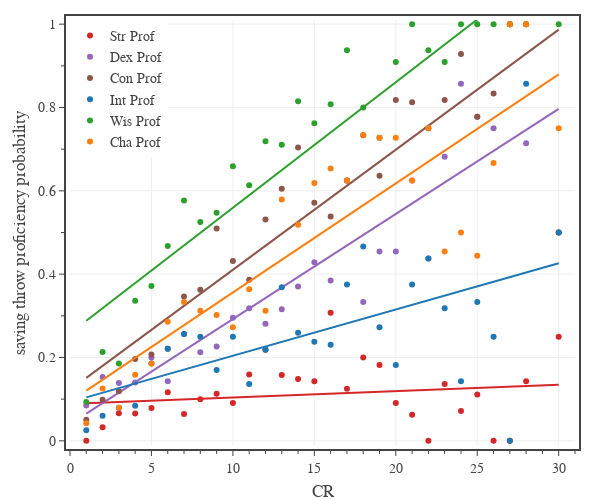

The code cell stored with this chart in its notebook:
### Code cell
# Saving throw proficiency
columns = ['Str Prof','Dex Prof','Con Prof','Int Prof','Wis Prof','Cha Prof']
colors = ['#d62728','#9467bd','#8c564b','#1f77b4','#2ca02c','#ff7f0e']

df1 = df0[df0['Category'].isin(['generic','legendary','unique']) & df0['CR'].between(1, 30)]

# create figure
fig = go.Figure(
    layout=go.Layout(
        template=tfb.FIG_TEMPLATE,
        margin=dict(l=70, r=25, b=55, t=20, pad=4),
        xaxis=dict(
            title_text='CR',
            range=[0,31],
            tick0=0, dtick=5,
            minor=dict(tick0=0, dtick=1),
        ),
        yaxis=dict(
            title_text='saving throw proficiency probability',
            range=[-0.01,1.01],
            tick0=0, dtick=0.2,
            minor=dict(tick0=0, dtick=0.1),
        ),
        legend=dict(
            xanchor='left', yanchor='top',
            x=0.00, y=1.00,
            orientation='v',
            tracegroupgap=0,
        )
    )
)

for column, color in zip(columns, colors):
    plot_mean_fit(fig, df1, 'CR', column, column, color)

# show figure
fig.update_layout(width=600, height=500)
fig.show(config=tfb.FIG_CONFIG)

# save figures
if SAVEFIGS:
    fig.update_layout(autosize=True, width=None, height=None)
    tfb.save_fig_html(fig, format='large', name='fig-saving-throw-proficiency-vs-cr-large')
    tfb.save_fig_html(fig, format='small', name='fig-saving-throw-proficiency-vs-cr-small')

### Figure 1 — Plotly figure (JSON) as saved in the notebook; plotly's stock layout.template omitted (floating-point values rounded to 4 significant figures)
{"data": [{"hovertemplate": "<b>Str Prof</b><br>CR %{x:,.0f}<br>Mean %{y:,.1f}<br><extra></extra>", "legendgroup": "Str Prof", "line": {"color": "#d62728"}, "mode": "markers", "name": "Str Prof", "type": "scatter", "x": [1, 2, 3, 4, 5, 6, 7, 8, 9, 10, 11, 12, 13, 14, 15, 16, 17, 18, 19, 20, 21, 22, 23, 24, 25, 26, 27, 28, 30], "y": [0, 0.03279, 0.06623, 0.06542, 0.07857, 0.1169, 0.0641, 0.1, 0.1132, 0.09091, 0.1591, 0.2188, 0.1579, 0.1481, 0.1429, 0.3077, 0.125, 0.2, 0.1818, 0.09091, 0.0625, 0, 0.1364, 0.07143, 0.1111, 0, 0, 0.1429, 0.25]}, {"hoverinfo": "skip", "legendgroup": "Str Prof", "line": {"color": "#d62728"}, "mode": "lines", "name": "Str Prof", "showlegend": false, "type": "scatter", "x": [1, 2, 3, 4, 5, 6, 7, 8, 9, 10, 11, 12, 13, 14, 15, 16, 17, 18, 19, 20, 21, 22, 23, 24, 25, 26, 27, 28, 30], "y": [0.0899, 0.09144, 0.09299, 0.09453, 0.09607, 0.09761, 0.09915, 0.1007, 0.1022, 0.1038, 0.1053, 0.1069, 0.1084, 0.1099, 0.1115, 0.113, 0.1146, 0.1161, 0.1176, 0.1192, 0.1207, 0.1223, 0.1238, 0.1254, 0.1269, 0.1284, 0.13, 0.1315, 0.1346]}, {"hovertemplate": "<b>Dex Prof</b><br>CR %{x:,.0f}<br>Mean %{y:,.1f}<br><extra></extra>", "legendgroup": "Dex Prof", "line": {"color": "#9467bd"}, "mode": "markers", "name": "Dex Prof", "type": "scatter", "x": [1, 2, 3, 4, 5, 6, 7, 8, 9, 10, 11, 12, 13, 14, 15, 16, 17, 18, 19, 20, 21, 22, 23, 24, 25, 26, 27, 28, 30], "y": [0.08475, 0.153, 0.1391, 0.1402, 0.2, 0.1429, 0.2564, 0.2125, 0.2264, 0.2955, 0.3182, 0.2812, 0.3158, 0.3704, 0.4286, 0.3846, 0.625, 0.3333, 0.4545, 0.4545, 0.625, 0.4375, 0.6818, 0.8571, 0.7778, 0.75, 1, 0.7143, 0.5]}, {"hoverinfo": "skip", "legendgroup": "Dex Prof", "line": {"color": "#9467bd"}, "mode": "lines", "name": "Dex Prof", "showlegend": false, "type": "scatter", "x": [1, 2, 3, 4, 5, 6, 7, 8, 9, 10, 11, 12, 13, 14, 15, 16, 17, 18, 19, 20, 21, 22, 23, 24, 25, 26, 27, 28, 30], "y": [0.06531, 0.09054, 0.1158, 0.141, 0.1662, 0.1914, 0.2167, 0.2419, 0.2671, 0.2923, 0.3176, 0.3428, 0.368, 0.3932, 0.4185, 0.4437, 0.4689, 0.4941, 0.5194, 0.5446, 0.5698, 0.595, 0.6202, 0.6455, 0.6707, 0.6959, 0.7211, 0.7464, 0.7968]}, {"hovertemplate": "<b>Con Prof</b><br>CR %{x:,.0f}<br>Mean %{y:,.1f}<br><extra></extra>", "legendgroup": "Con Prof", "line": {"color": "#8c564b"}, "mode": "markers", "name": "Con Prof", "type": "scatter", "x": [1, 2, 3, 4, 5, 6, 7, 8, 9, 10, 11, 12, 13, 14, 15, 16, 17, 18, 19, 20, 21, 22, 23, 24, 25, 26, 27, 28, 30], "y": [0.05085, 0.09836, 0.1192, 0.1963, 0.2071, 0.2208, 0.3462, 0.3625, 0.5094, 0.4318, 0.3864, 0.5312, 0.6053, 0.7037, 0.5714, 0.5385, 0.625, 0.7333, 0.6364, 0.8182, 0.8125, 0.75, 0.8182, 0.9286, 0.7778, 0.8333, 1, 1, 0.5]}, {"hoverinfo": "skip", "legendgroup": "Con Prof", "line": {"color": "#8c564b"}, "mode": "lines", "name": "Con Prof", "showlegend": false, "type": "scatter", "x": [1, 2, 3, 4, 5, 6, 7, 8, 9, 10, 11, 12, 13, 14, 15, 16, 17, 18, 19, 20, 21, 22, 23, 24, 25, 26, 27, 28, 30], "y": [0.1512, 0.18, 0.2088, 0.2376, 0.2665, 0.2953, 0.3241, 0.3529, 0.3817, 0.4105, 0.4393, 0.4682, 0.497, 0.5258, 0.5546, 0.5834, 0.6122, 0.641, 0.6699, 0.6987, 0.7275, 0.7563, 0.7851, 0.8139, 0.8427, 0.8716, 0.9004, 0.9292, 0.9868]}, {"hovertemplate": "<b>Int Prof</b><br>CR %{x:,.0f}<br>Mean %{y:,.1f}<br><extra></extra>", "legendgroup": "Int Prof", "line": {"color": "#1f77b4"}, "mode": "markers", "name": "Int Prof", "type": "scatter", "x": [1, 2, 3, 4, 5, 6, 7, 8, 9, 10, 11, 12, 13, 14, 15, 16, 17, 18, 19, 20, 21, 22, 23, 24, 25, 26, 27, 28, 30], "y": [0.02542, 0.06011, 0.07947, 0.08411, 0.1857, 0.2208, 0.2564, 0.25, 0.1698, 0.25, 0.1364, 0.2188, 0.3684, 0.2593, 0.2381, 0.2308, 0.375, 0.4667, 0.2727, 0.1818, 0.375, 0.4375, 0.3182, 0.1429, 0.3333, 0.25, 0, 0.8571, 0.5]}, {"hoverinfo": "skip", "legendgroup": "Int Prof", "line": {"color": "#1f77b4"}, "mode": "lines", "name": "Int Prof", "showlegend": false, "type": "scatter", "x": [1, 2, 3, 4, 5, 6, 7, 8, 9, 10, 11, 12, 13, 14, 15, 16, 17, 18, 19, 20, 21, 22, 23, 24, 25, 26, 27, 28, 30], "y": [0.1043, 0.1154, 0.1265, 0.1376, 0.1487, 0.1598, 0.1709, 0.182, 0.1931, 0.2042, 0.2153, 0.2264, 0.2375, 0.2486, 0.2597, 0.2708, 0.282, 0.2931, 0.3042, 0.3153, 0.3264, 0.3375, 0.3486, 0.3597, 0.3708, 0.3819, 0.393, 0.4041, 0.4263]}, {"hovertemplate": "<b>Wis Prof</b><br>CR %{x:,.0f}<br>Mean %{y:,.1f}<br><extra></extra>", "legendgroup": "Wis Prof", "line": {"color": "#2ca02c"}, "mode": "markers", "name": "Wis Prof", "type": "scatter", "x": [1, 2, 3, 4, 5, 6, 7, 8, 9, 10, 11, 12, 13, 14, 15, 16, 17, 18, 19, 20, 21, 22, 23, 24, 25, 26, 27, 28, 30], "y": [0.09322, 0.2131, 0.1854, 0.3364, 0.3714, 0.4675, 0.5769, 0.525, 0.5472, 0.6591, 0.6136, 0.7188, 0.7105, 0.8148, 0.7619, 0.8077, 0.9375, 0.8, 0.7273, 0.9091, 1, 0.9375, 0.9091, 1, 1, 1, 1, 1, 1]}, {"hoverinfo": "skip", "legendgroup": "Wis Prof", "line": {"color": "#2ca02c"}, "mode": "lines", "name": "Wis Prof", "showlegend": false, "type": "scatter", "x": [1, 2, 3, 4, 5, 6, 7, 8, 9, 10, 11, 12, 13, 14, 15, 16, 17, 18, 19, 20, 21, 22, 23, 24, 25, 26, 27, 28, 30], "y": [0.2884, 0.3185, 0.3486, 0.3788, 0.4089, 0.439, 0.4691, 0.4992, 0.5294, 0.5595, 0.5896, 0.6197, 0.6499, 0.68, 0.7101, 0.7402, 0.7703, 0.8005, 0.8306, 0.8607, 0.8908, 0.921, 0.9511, 0.9812, 1.011, 1.041, 1.072, 1.102, 1.162]}, {"hovertemplate": "<b>Cha Prof</b><br>CR %{x:,.0f}<br>Mean %{y:,.1f}<br><extra></extra>", "legendgroup": "Cha Prof", "line": {"color": "#ff7f0e"}, "mode": "markers", "name": "Cha Prof", "type": "scatter", "x": [1, 2, 3, 4, 5, 6, 7, 8, 9, 10, 11, 12, 13, 14, 15, 16, 17, 18, 19, 20, 21, 22, 23, 24, 25, 26, 27, 28, 30], "y": [0.04237, 0.1257, 0.07947, 0.1589, 0.1857, 0.2857, 0.3333, 0.3125, 0.3019, 0.2727, 0.3636, 0.3125, 0.5789, 0.5185, 0.619, 0.6538, 0.625, 0.7333, 0.7273, 0.7273, 0.625, 0.75, 0.4545, 0.5, 0.4444, 0.6667, 1, 1, 0.75]}, {"hoverinfo": "skip", "legendgroup": "Cha Prof", "line": {"color": "#ff7f0e"}, "mode": "lines", "name": "Cha Prof", "showlegend": false, "type": "scatter", "x": [1, 2, 3, 4, 5, 6, 7, 8, 9, 10, 11, 12, 13, 14, 15, 16, 17, 18, 19, 20, 21, 22, 23, 24, 25, 26, 27, 28, 30], "y": [0.1207, 0.1468, 0.173, 0.1992, 0.2253, 0.2515, 0.2777, 0.3038, 0.33, 0.3562, 0.3823, 0.4085, 0.4346, 0.4608, 0.487, 0.5131, 0.5393, 0.5655, 0.5916, 0.6178, 0.644, 0.6701, 0.6963, 0.7224, 0.7486, 0.7748, 0.8009, 0.8271, 0.8794]}], "layout": {"height": 500, "legend": {"orientation": "v", "tracegroupgap": 0, "x": 0, "xanchor": "left", "y": 1, "yanchor": "top"}, "margin": {"b": 55, "l": 70, "pad": 4, "r": 25, "t": 20}, "width": 600, "xaxis": {"dtick": 5, "minor": {"dtick": 1, "tick0": 0}, "range": [0, 31], "tick0": 0, "title": {"text": "CR"}}, "yaxis": {"dtick": 0.2, "minor": {"dtick": 0.1, "tick0": 0}, "range": [-0.01, 1.01], "tick0": 0, "title": {"text": "saving throw proficiency probability"}}}}
